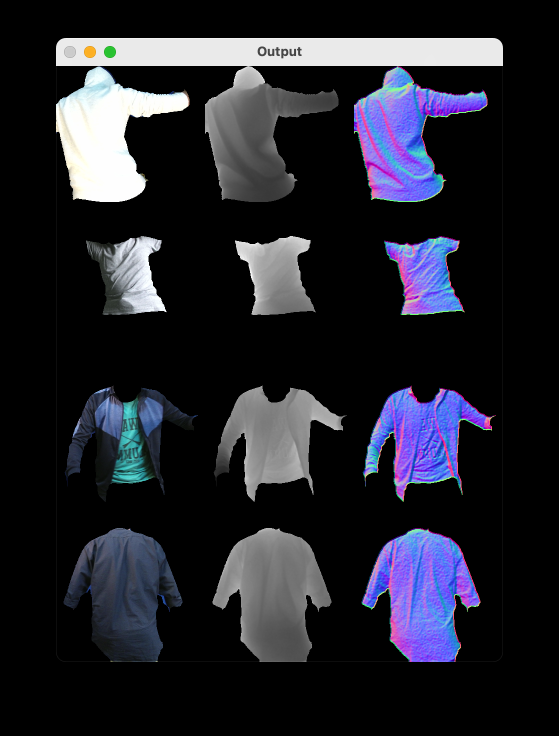
#> input picture samples/sample_001.png, 1118 x 1472 px (shown at 1/2 size)
$ python -i segmentation.py   (imports and definitions only)
#> lines starting #> are read from the running program, lines starting #| are printed output that depends on the picture
#> further down, picture is the input picture: shape (1472, 1118, 3); mean B, G, R 44.6, 35.3, 34.9
import numpy as np
from cv2 import cv2


def normalize_brightness(im_color):
    hsv = cv2.cvtColor(im_color, cv2.COLOR_BGR2HSV)
#> hsv: shape (1472, 1118, 3); mean H, S, V 15.6, 16.9, 45.4
    h, s, v = cv2.split(hsv)
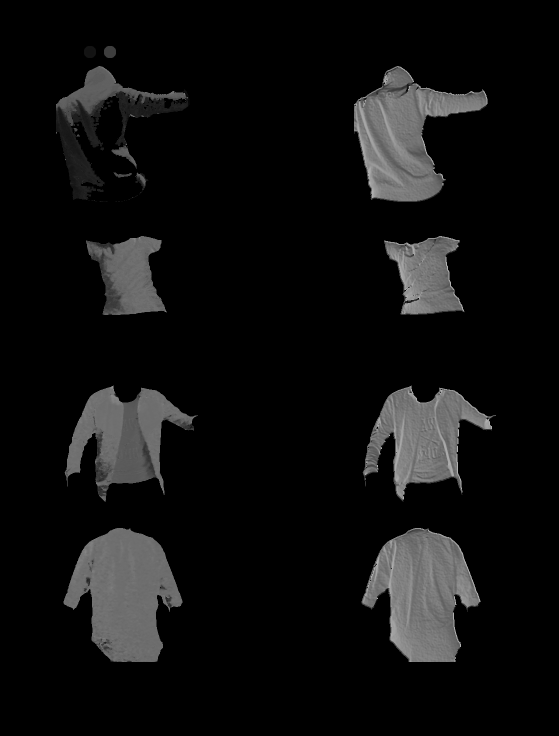
#> h: shape (1472, 1118) (shown at 1/2 size); min 0, max 179, mean 15.6
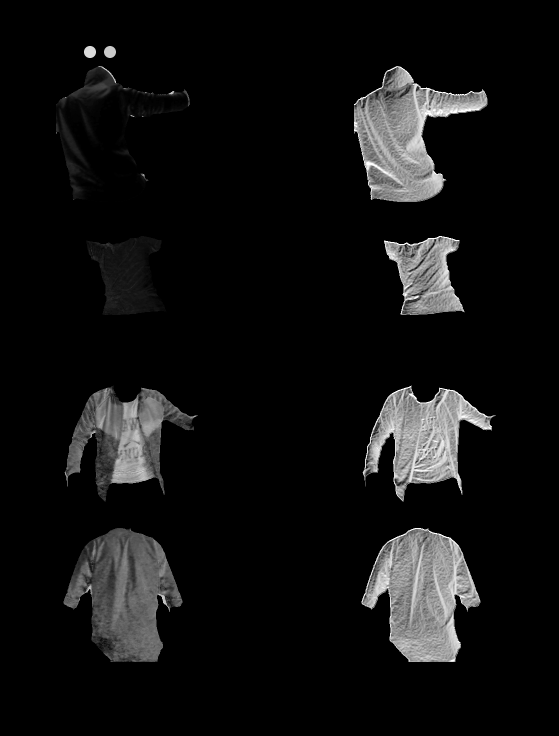
#> s: shape (1472, 1118) (shown at 1/2 size); min 0, max 255, mean 16.9
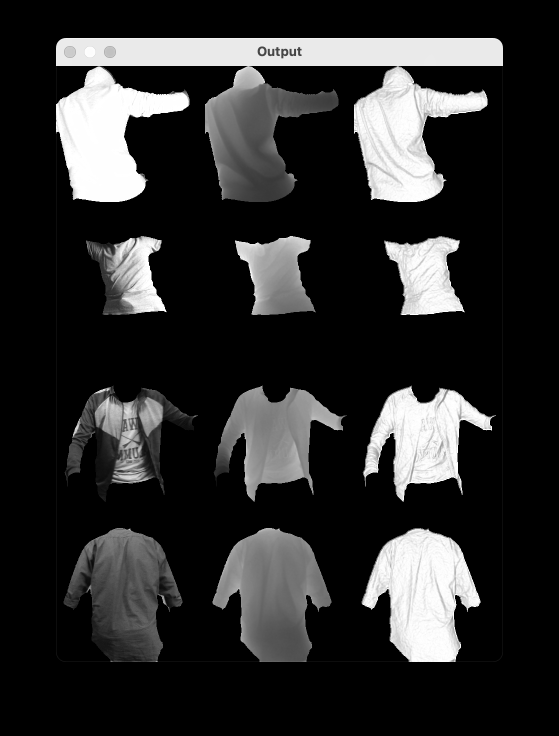
#> v: shape (1472, 1118) (shown at 1/2 size); min 0, max 255, mean 45.4
    result = cv2.equalizeHist(v)
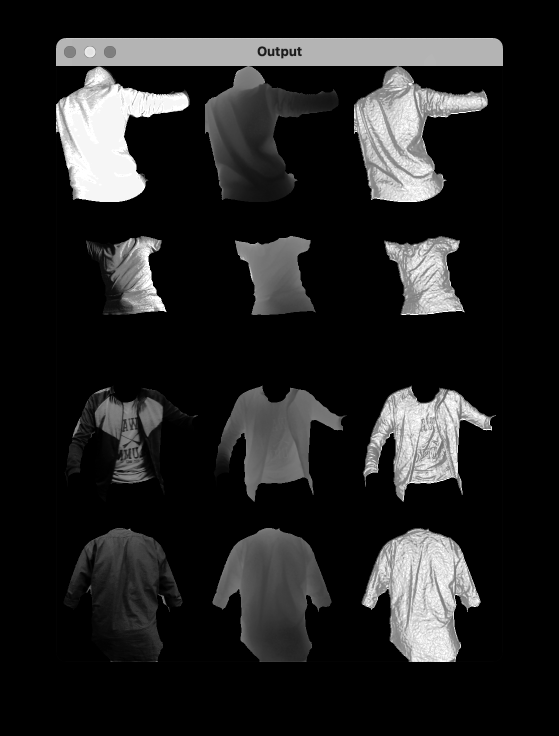
#> result: shape (1472, 1118) (shown at 1/2 size); min 0, max 255, mean 34.1
    hsv = cv2.merge((h, s, result))
#> hsv: shape (1472, 1118, 3); mean H, S, V 15.6, 16.9, 34.1
    return cv2.cvtColor(hsv, cv2.COLOR_HSV2BGR)
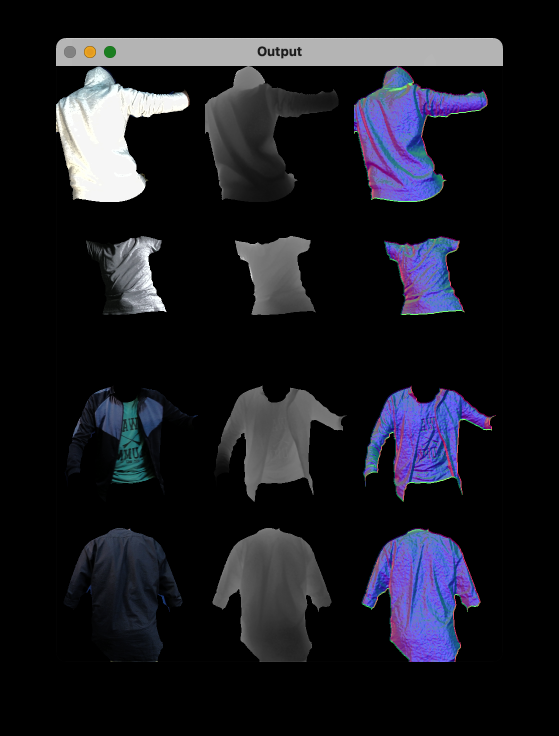
#> returned value: shape (1472, 1118, 3) (shown at 1/2 size); mean B, G, R 33.5, 26.1, 26


# [66 lines left out: functions mask_skin, artefact_mask, segment, not called in this run]

>>> import cv2
>>> picture = cv2.imread('../../samples/sample_001.png')
>>> result = normalize_brightness(picture)

$ run again, on samples/sample_002.png
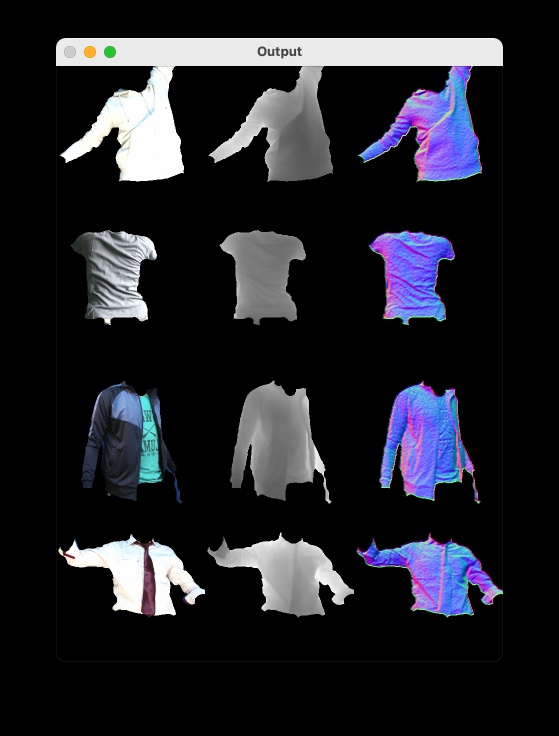
#> input picture samples/sample_002.png, 1118 x 1472 px (shown at 1/2 size)
#> picture is the input picture: shape (1472, 1118, 3); mean B, G, R 40.8, 33.9, 33.6
#> in normalize_brightness, `h, s, v = cv2.split(hsv)`:
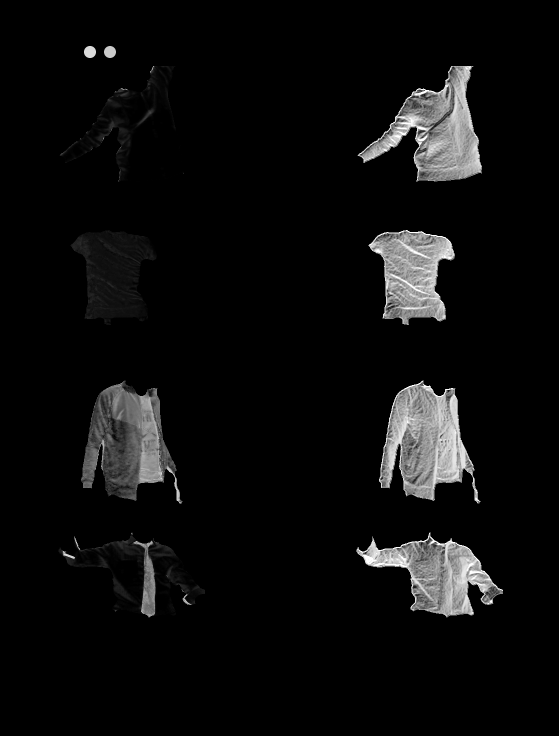
#> s: shape (1472, 1118) (shown at 1/2 size); min 0, max 255, mean 12.7
#> in normalize_brightness, `return cv2.cvtColor(hsv, cv2.COLOR_HSV2BGR)`:
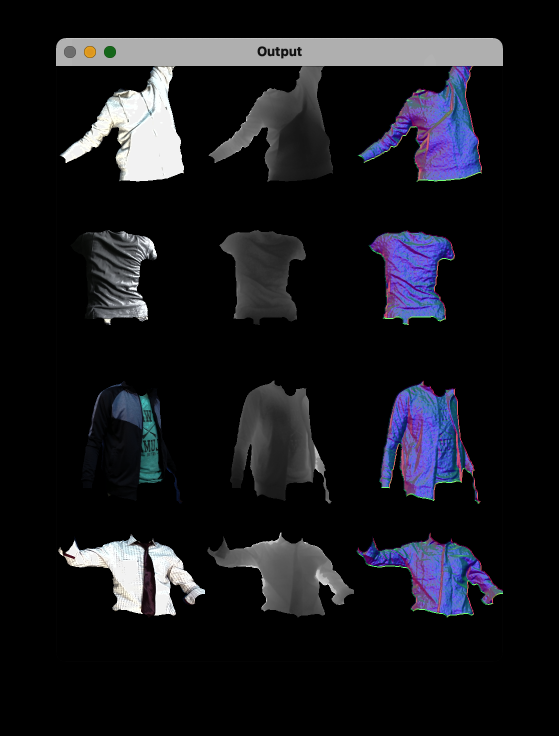
#> returned value: shape (1472, 1118, 3) (shown at 1/2 size); mean B, G, R 28.2, 23.1, 22.9
